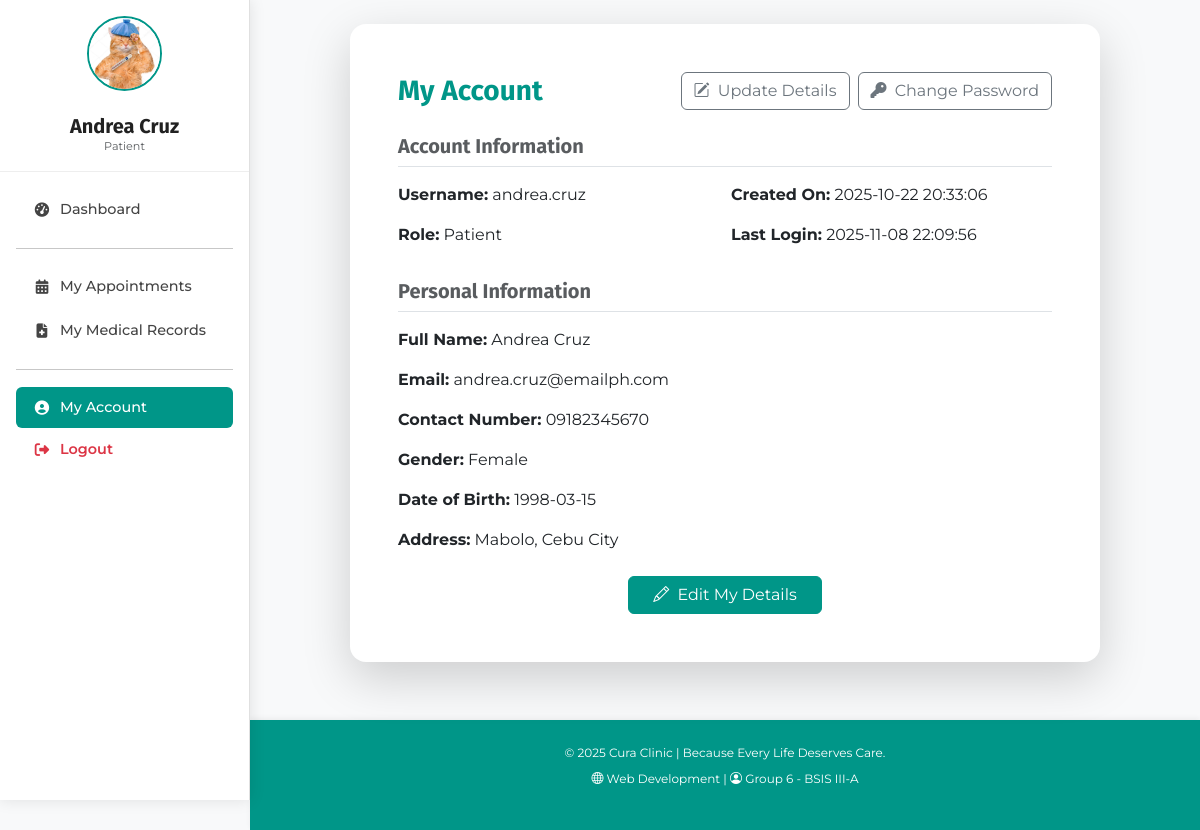
Screenshot of /pages/my_account.php (signed in) with the database file from the repository.
### tables this page shows
CREATE TABLE `patient` (
  `pat_id` int(11) NOT NULL,
  `pat_first_name` varchar(50) NOT NULL,
  `pat_last_name` varchar(50) NOT NULL,
  `pat_middle_init` char(3) DEFAULT NULL,
  `pat_dob` date NOT NULL,
  `pat_gender` enum('Male','Female','Other','Prefer not to say') NOT NULL,
  `pat_contact_num` varchar(15) NOT NULL,
  `pat_email` varchar(100) NOT NULL,
  `pat_address` varchar(255) NOT NULL,
  `pat_created_at` datetime NOT NULL DEFAULT current_timestamp(),
  `pat_updated_at` datetime DEFAULT current_timestamp() ON UPDATE current_timestamp()
);

### classes/users/User.php (called while the page is built, shortened)
<?php
class User {
    private $conn;
    private $table = "user";
    private function response($status, $data = [], $message = "") {
        return [
            "status" => $status,
            "data" => $data,
            "message" => $message
        ];
    }
        private function getUserType($pat_id, $doc_id, $staff_id, $user_is_superadmin = 0) {
        if (!empty($pat_id)) return 'patient';
        return 'inactive';
    }
    public function __construct($db) {
        $this->conn = $db;
    }
public function getUserById($user_id) {
    try {
        $query = "SELECT
                    u.user_id,
                    u.user_name,
                    u.user_is_superadmin,
                    u.user_last_login,
                    u.user_created_at,
                    u.pat_id,
                    u.doc_id,
                    u.staff_id
                  FROM {$this->table} u
                  WHERE u.user_id = :user_id";
        $stmt = $this->conn->prepare($query);
        $stmt->bindParam(':user_id', $user_id, PDO::PARAM_INT);
        $stmt->execute();
        $result = $stmt->fetch(PDO::FETCH_ASSOC);
        if ($result) {
            $result['user_type'] = $this->getUserType(
                $result['pat_id'],
                $result['doc_id'],
                $result['staff_id'],
                $result['user_is_superadmin']
            );
        }
        return $this->response(
            "success",
            $result ?: [],
            $result ? "User found." : "No user found with that ID."
        );
    } catch (PDOException $e) {
        return $this->response("error", [], $e->getMessage());
    }
}
}
?>

### classes/users/Patient.php (called while the page is built, shortened)
<?php
class Patient {
    private $conn;
    private $table = "patient";
    private function response($status, $data = [], $message = "") {
        return [
            "status"=> $status,
            "data"=> $data,
            "message"=> $message
        ];
    }
    public function __construct($db) {
        $this->conn = $db;
    }
    public function getPatientByID($pat_id) {
        try {
            $query = "SELECT pat_id, pat_first_name, pat_last_name, pat_middle_init, pat_dob, pat_gender, pat_contact_num, pat_email, pat_address
                      FROM {$this->table} WHERE pat_id = :pat_id";
            $stmt = $this->conn->prepare($query);
            $stmt->bindParam(':pat_id', $pat_id, PDO::PARAM_INT);
            $stmt->execute();
            $result = $stmt->fetch(PDO::FETCH_ASSOC);
            return $this->response(
                "success",
                $result ?: [],
                $result ? "Patient retrieved successfully." : "Patient not found."
            );
        } catch (PDOException $e) {
            return $this->response("error", [], $e->getMessage());
        }
    }
}
?>

### pages/my_account.php (the view, shortened to what this page needs)
<?php
require_once '../classes/users/User.php';
require_once '../classes/users/Patient.php';
require_once '../includes/header.php';
require_once '../includes/sidebar_user.php';
$database = new Database();
$db = $database->connect();
$user_id   = $_SESSION['user_id'];
$user_role = $_SESSION['user_type'];
$userObj = new User($db);
$userRes = $userObj->getUserById($user_id);
$userData = $userRes['data'];
$profileData = [];
switch ($user_role) {
    case 'patient':
        $patientObj = new Patient($db);
        $patientRes = $patientObj->getPatientById($userData['pat_id']);
        $profileData = $patientRes['data'] ?? [];
        break;
}
$mergedData = array_merge($userData, $profileData);
?>
<body class="account-page">
<div class="main-content p-4">
    <div class="container">
        <div class="card shadow-lg border-0 rounded-4 mx-auto" style="max-width: 750px;">
            <div class="card-body p-5">
                <div class="d-flex flex-wrap justify-content-between align-items-center mb-4">
                <h3 class="fw-bold text-teal m-0 mb-2 mb-md-0">My Account</h3>
                <div class="d-flex flex-wrap gap-2">
                    <a href="update_account.php" class="btn btn-outline-secondary">
                    <i class="bi bi-pencil-square me-1"></i> Update Details
                    </a>
                    <a href="change_password.php" class="btn btn-outline-secondary">
                    <i class="fas fa-key me-1"></i> Change Password
                    </a>
                </div>
            </div>
                <h5 class="text-muted mb-3 border-bottom pb-2">Account Information</h5>
                <div class="row mb-3">
                    <div class="col-md-6">
                        <p><strong>Username:</strong> <?= htmlspecialchars($mergedData['user_name'] ?? '') ?></p>
                        <p><strong>Role:</strong> <?= ucfirst(htmlspecialchars($user_role)) ?></p>
                    </div>
                    <div class="col-md-6">
                        <p><strong>Created On:</strong> <?= htmlspecialchars($mergedData['user_created_at'] ?? '') ?></p>
                        <p><strong>Last Login:</strong> <?= htmlspecialchars($mergedData['user_last_login'] ?? 'N/A') ?></p>
                    </div>
                </div>
                <h5 class="text-muted mb-3 border-bottom pb-2">Personal Information</h5>
                <?php if ($user_role === 'patient'): ?>
                    <p><strong>Full Name:</strong> <?= htmlspecialchars($mergedData['pat_first_name'] . ' ' . $mergedData['pat_last_name']) ?></p>
                    <p><strong>Email:</strong> <?= htmlspecialchars($mergedData['pat_email'] ?? '') ?></p>
                    <p><strong>Contact Number:</strong> <?= htmlspecialchars($mergedData['pat_contact_num'] ?? '') ?></p>
                    <p><strong>Gender:</strong> <?= htmlspecialchars($mergedData['pat_gender'] ?? '') ?></p>
                    <p><strong>Date of Birth:</strong> <?= htmlspecialchars($mergedData['pat_dob'] ?? '') ?></p>
                    <p><strong>Address:</strong> <?= htmlspecialchars($mergedData['pat_address'] ?? '') ?></p>
                <?php endif; ?>
                <div class="text-center mt-4">
                    <a href="update_account.php" class="btn btn-teal px-4">
                        <i class="bi bi-pencil me-1"></i> Edit My Details
                    </a>
                </div>
            </div>
        </div>
    </div>
</div>
<?php require_once '../includes/footer.php'; ?>

### public/css/stylesheet.css (style rules this page uses)
:root { --main-teal: #009688; --light-teal: #4FC3F7; --mint: #A5D6A7; --dark-text: #212121; --light-bg: #F8F9FA; --main-teal-dark: #00695c; }
body { font-family: 'Montserrat', sans-serif; color: var(--dark-text); background-color: var(--light-bg); scroll-behavior: smooth; }
h1, h2, h3, h4, h5 { font-family: 'Fira Sans', sans-serif; font-weight: 700; }
html { scroll-behavior: smooth; }
html, body { margin: 0; padding: 0; }
.account-page .main-content, .management-page .main-content { min-height: calc(100vh - 80px); display: flex; flex-direction: column; justify-content: space-between; }

### public/css/sidebar.css (style rules this page uses)
.main-content { margin-left: 250px; padding: 20px 40px; transition: margin-left 0.3s ease; }

### public/css/management_styles.css (style rules this page uses)
:root { --main-teal: #009688; --light-teal: #4FC3F7; --mint: #A5D6A7; --dark-text: #212121; --light-bg: #F8F9FA; --main-teal-dark: #00695c; }
.row { margin-right: 0 !important; }
.btn-teal { background-color: var(--main-teal); border-color: var(--main-teal); color: white; }
.text-teal { color: var(--main-teal)!important; }

### rows the page displays
patient: pat_first_name+pat_last_name "Andrea Cruz", pat_email "andrea.cruz@emailph.com", pat_contact_num "09182345670", pat_gender "Female", pat_dob "1998-03-15", pat_address "Mabolo, Cebu City"

### other values shown
$full_name "Andrea Cruz"
$role_title "Patient"
$mergedData['user_name'] "andrea.cruz"
$user_role "Patient"
$mergedData['user_created_at'] "2025-10-22 20:33:06"
$mergedData['user_last_login'] "2025-11-08 22:09:56"
